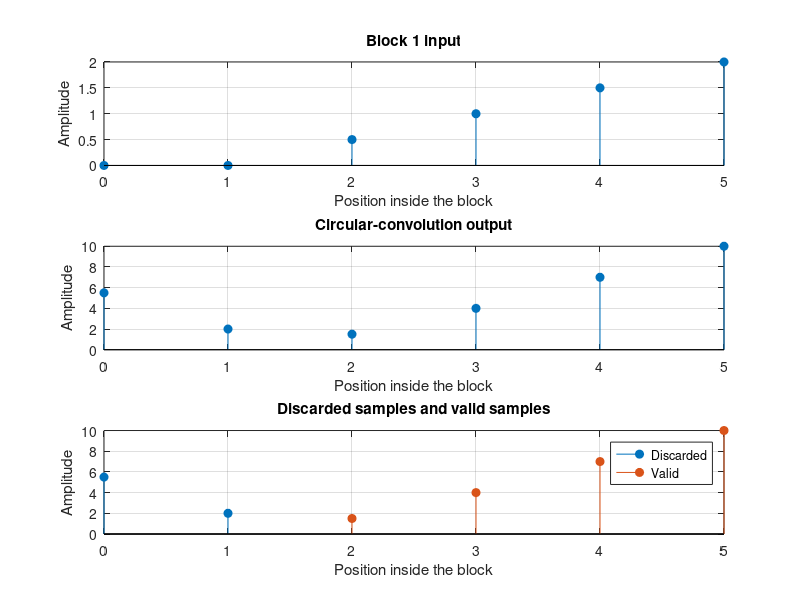
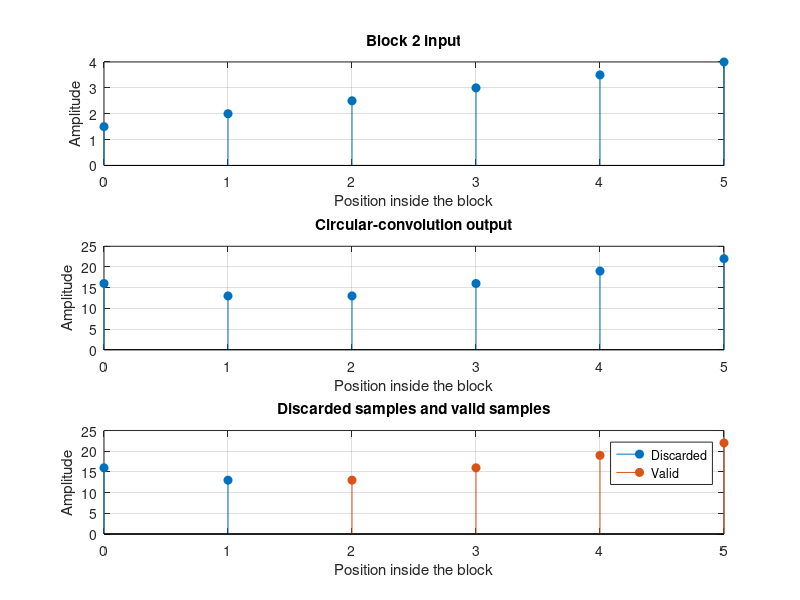
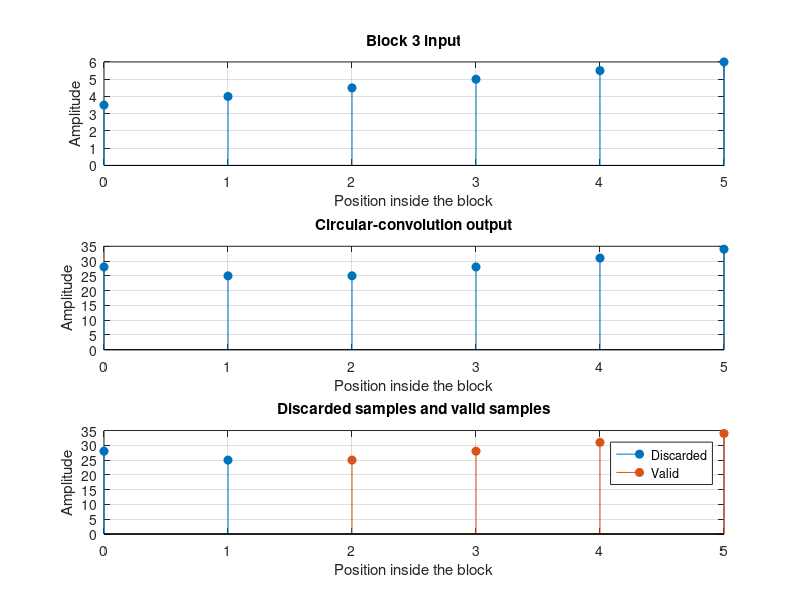
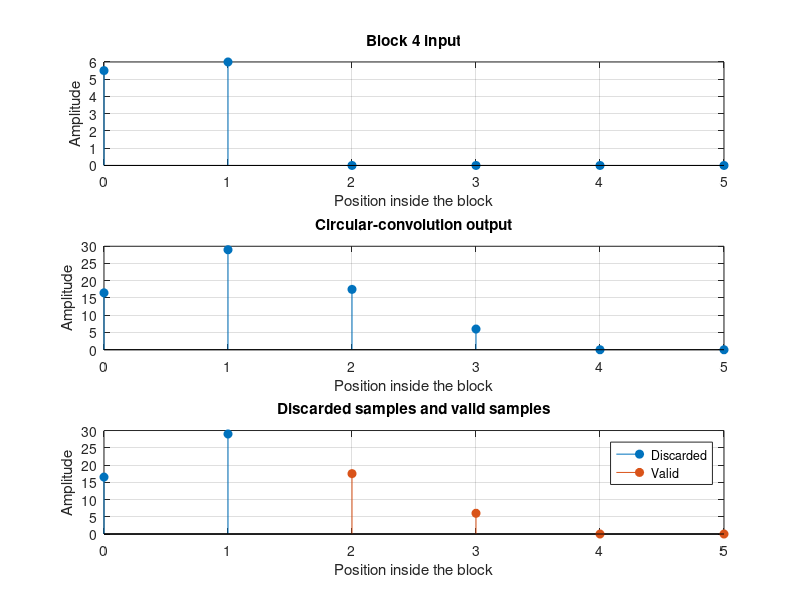

These charts were generated, in order, by the following MATLAB code:
clear;
close all;
clc;

% STEP-BY-STEP OVERLAP-SAVE DEMONSTRATION
% This script shows the exact input blocks, circular-convolution outputs,
% discarded samples, and valid samples for a small numerical example.

x = (1:12)/2;
h = [3 2 1];

L = length(h);
M = 6;
overlap = L - 1;
R = M - overlap;

if M < L
    error('M must be greater than or equal to L.');
end

y_reference = conv(x, h);
output_length = length(y_reference);
number_of_blocks = ceil(output_length/R);

% Construct the zero-padded sequence used by overlap-save.
required_length = (number_of_blocks - 1)*R + M;
number_of_trailing_zeros = required_length - overlap - length(x);

x_extended = [zeros(1, overlap), ...
              x, ...
              zeros(1, number_of_trailing_zeros)];

H = fft(h, M);
assembled_output = [];

fprintf('OVERLAP-SAVE PARAMETERS\n');
fprintf('L = %d filter samples\n', L);
fprintf('M = %d samples per FFT block\n', M);
fprintf('Overlap = %d samples\n', overlap);
fprintf('R = %d valid samples per block\n\n', R);

for k = 1:number_of_blocks
    block_start = (k-1)*R + 1;
    block_end = block_start + M - 1;

    x_block = x_extended(block_start:block_end);
    y_circular = real(ifft(fft(x_block, M).*H));

    discarded = y_circular(1:overlap);
    valid = y_circular(L:M);

    assembled_output = [assembled_output valid]; %#ok<AGROW>

    fprintf('Block %d\n', k);
    fprintf('  Input block:       ');
    fprintf('%8.3f ', x_block);
    fprintf('\n');

    fprintf('  Circular output:   ');
    fprintf('%8.3f ', y_circular);
    fprintf('\n');

    fprintf('  Discarded samples: ');
    fprintf('%8.3f ', discarded);
    fprintf('\n');

    fprintf('  Valid samples:     ');
    fprintf('%8.3f ', valid);
    fprintf('\n\n');

    figure;
    subplot(3,1,1);
    stem(0:M-1, x_block, 'filled');
    grid on;
    xlabel('Position inside the block');
    ylabel('Amplitude');
    title(sprintf('Block %d input', k));

    subplot(3,1,2);
    stem(0:M-1, y_circular, 'filled');
    grid on;
    xlabel('Position inside the block');
    ylabel('Amplitude');
    title('Circular-convolution output');

    subplot(3,1,3);
    stem(0:overlap-1, discarded, 'filled');
    hold on;
    stem(overlap:M-1, valid, 'filled');
    hold off;
    grid on;
    xlabel('Position inside the block');
    ylabel('Amplitude');
    title('Discarded samples and valid samples');
    legend('Discarded', 'Valid', 'Location', 'best');
end

assembled_output = assembled_output(1:output_length);

figure;
stem(0:output_length-1, y_reference, 'filled');
hold on;
stem(0:output_length-1, assembled_output, '.');
hold off;
grid on;
xlabel('Sample index');
ylabel('Amplitude');
title('Final overlap-save reconstruction');
legend('Direct linear convolution', 'Overlap-save output', ...
       'Location', 'best');

figure;
stem(0:output_length-1, y_reference - assembled_output, 'filled');
grid on;
xlabel('Sample index');
ylabel('Error');
title('Reconstruction error');

fprintf('Maximum absolute reconstruction error: %.3e\n', ...
        max(abs(y_reference - assembled_output)));
